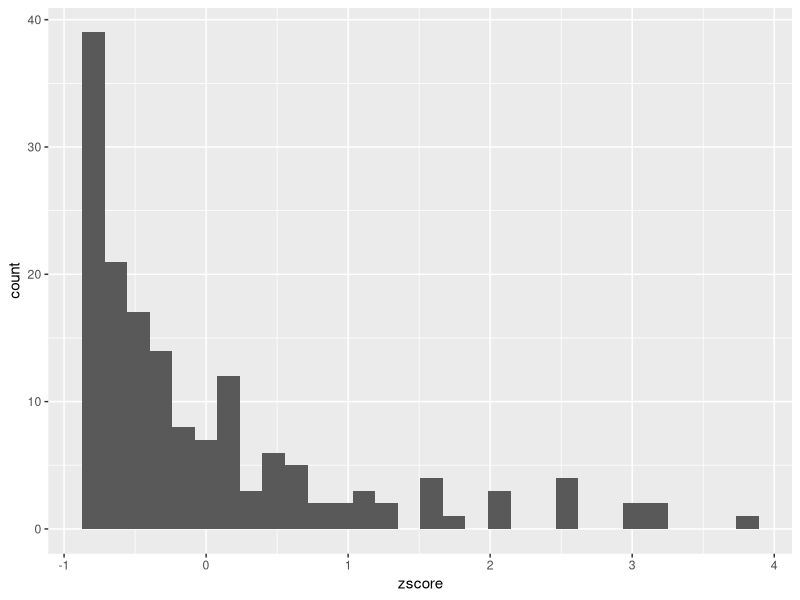

Write R code to recreate this figure.
## ---- chunk 1
library(tidyverse)
library(here)
## ---- chunk 2
df2 <- read_csv(here("bairros_rio.csv"))
## ---- chunk 3
df2 %>% 
  group_by(GPP) %>%
  summarize(media_favela = mean (pct_favela),
            mediana_evangelico = median(pct_evangelico),
            desvio_favela = sd(pct_favela)) 
## ---- chunk 4
df2 %>% 
  summarize( n = n(), 
             Min = min(pct_favela),
             Q1 = quantile(pct_favela, .25),
             Avg = mean(pct_favela), 
             Q3 = quantile(pct_favela, .75),
             Max = max(pct_favela)
             )
## ---- chunk 5
df2 %>% 
   
  summary
## ---- chunk 6
df2 %>% 
select(pct_favela) %>%
  summary()
## ---- chunk 7
df2 %>% 
  summarize( 
             bottom_10 = quantile(pct_evangelico, .10),
             mediana = mean(pct_favela), 
             top_25 = quantile(pct_evangelico, .75),
             top_1 = quantile(pct_evangelico, .99)
             )
## ---- chunk 8
mean(df2$pct_favela)
## ---- chunk 9
sd(df2$pct_favela)
## ---- chunk 10
df2 %>% 
  mutate(zscore = (pct_favela- mean(pct_favela))/sd(pct_favela)) ->df2
## ---- chunk 11
ggplot(df2, aes(zscore)) +
  geom_histogram()
